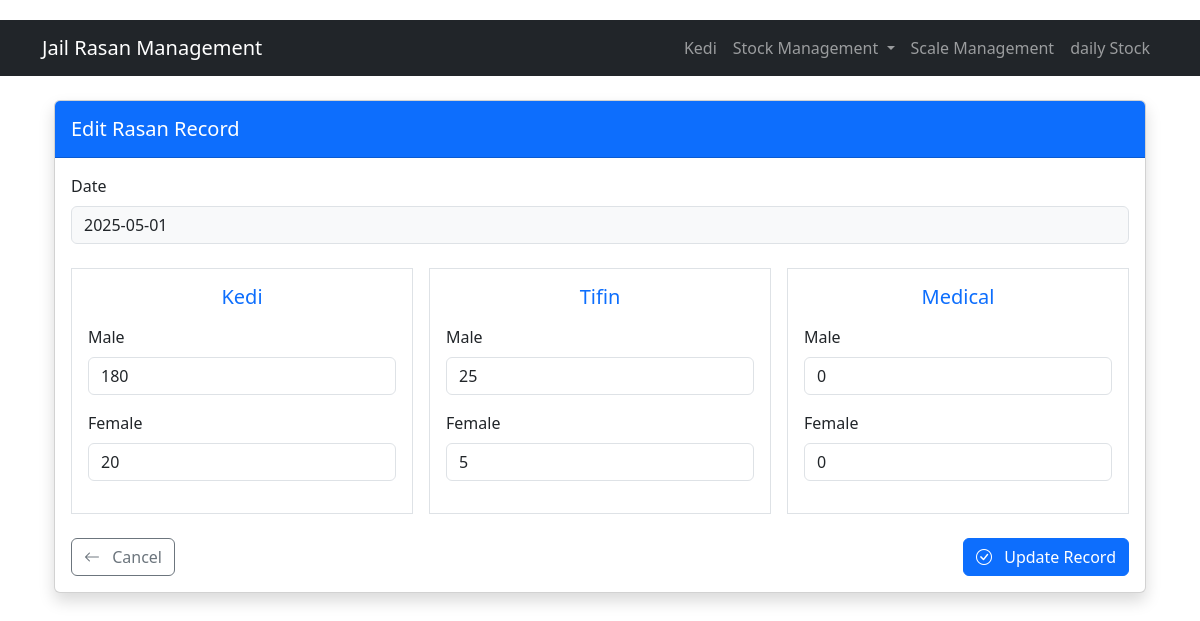
The page /kedi/edit/2 on the database as committed earlier.
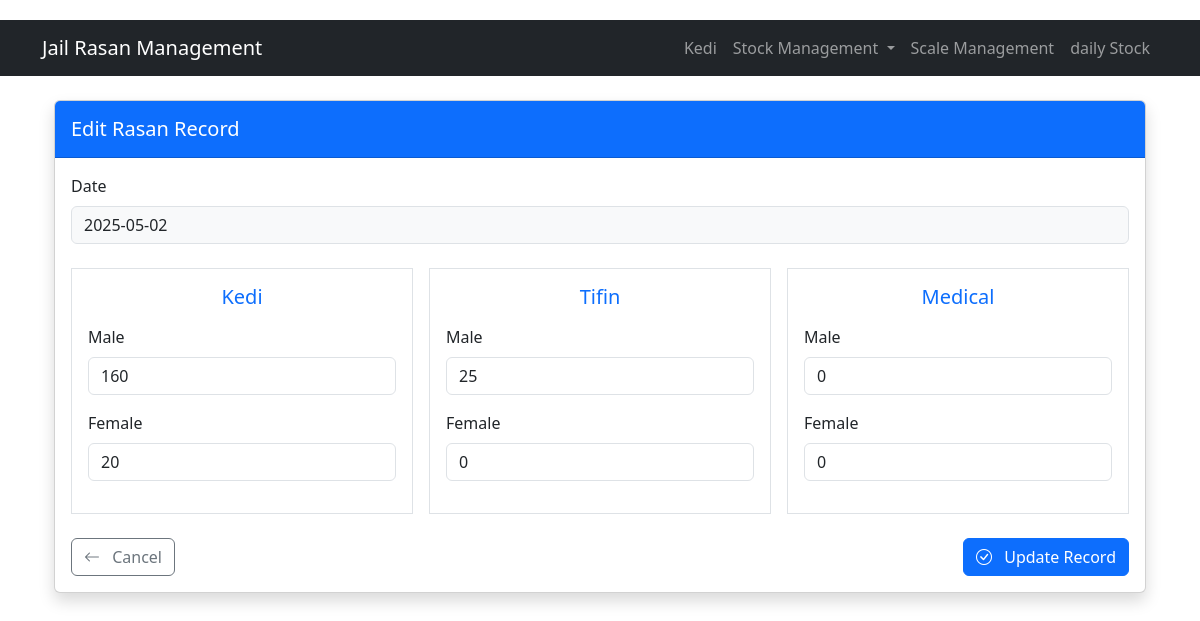
The same page on the database as committed later.
### models.py (models this page shows, shortened)
class RasanRecord(db.Model):
    id = db.Column(db.Integer, primary_key=True)
    date = db.Column(db.Date, nullable=False, unique=True)
    kedi_m = db.Column(db.Integer, nullable=False, default=0)
    kedi_f = db.Column(db.Integer, nullable=False, default=0)
    tifin_m = db.Column(db.Integer, nullable=False, default=0)
    tifin_f = db.Column(db.Integer, nullable=False, default=0)
    medical_m = db.Column(db.Integer, nullable=False, default=0)
    medical_f = db.Column(db.Integer, nullable=False, default=0)

### app.py (the view, shortened to what this page needs)
@app.route('/kedi/edit/<int:id>', methods=['GET', 'POST'])
def edit_kedi(id):
    record = RasanRecord.query.get_or_404(id)
    return render_template('kedi/edit.html', record=record)

### templates/kedi/edit.html (shortened to what this page needs)
{% extends "base.html" %}
{% block content %}
<div class="container mt-4">
    <div class="card shadow">
        <div class="card-header bg-primary text-white py-3">
            <h2 class="h5 mb-0">Edit Rasan Record</h2>
        </div>
        <div class="card-body">
            <form method="POST" class="needs-validation" novalidate>
                <div class="mb-4">
                    <label class="form-label">Date</label>
                    <input type="text" class="form-control bg-light" value="{{ record.date.strftime('%Y-%m-%d') }}" readonly>
                </div>
                <div class="row g-3 mb-4">
                    <div class="col-md-4">
                        <div class="border p-3 h-100">
                            <h5 class="text-center mb-3 text-primary">Kedi</h5>
                            <div class="mb-3">
                                <label for="kedi_m" class="form-label">Male</label>
                                <input type="number" class="form-control" id="kedi_m" name="kedi_m"
                                       value="{{ record.kedi_m }}" min="0" required>
                            </div>
                            <div class="mb-3">
                                <label for="kedi_f" class="form-label">Female</label>
                                <input type="number" class="form-control" id="kedi_f" name="kedi_f"
                                       value="{{ record.kedi_f }}" min="0" required>
                            </div>
                        </div>
                    </div>
                    <div class="col-md-4">
                        <div class="border p-3 h-100">
                            <h5 class="text-center mb-3 text-primary">Tifin</h5>
                            <div class="mb-3">
                                <label for="tifin_m" class="form-label">Male</label>
                                <input type="number" class="form-control" id="tifin_m" name="tifin_m"
                                       value="{{ record.tifin_m }}" min="0" required>
                            </div>
                            <div class="mb-3">
                                <label for="tifin_f" class="form-label">Female</label>
                                <input type="number" class="form-control" id="tifin_f" name="tifin_f"
                                       value="{{ record.tifin_f }}" min="0" required>
                            </div>
                        </div>
                    </div>
                    <div class="col-md-4">
                        <div class="border p-3 h-100">
                            <h5 class="text-center mb-3 text-primary">Medical</h5>
                            <div class="mb-3">
                                <label for="medical_m" class="form-label">Male</label>
                                <input type="number" class="form-control" id="medical_m" name="medical_m"
                                       value="{{ record.medical_m }}" min="0" required>
                            </div>
                            <div class="mb-3">
                                <label for="medical_f" class="form-label">Female</label>
                                <input type="number" class="form-control" id="medical_f" name="medical_f"
                                       value="{{ record.medical_f }}" min="0" required>
                            </div>
                        </div>
                    </div>
                </div>
                <div class="d-flex justify-content-between mt-4">
                    <a href="{{ url_for('index') }}" class="btn btn-outline-secondary">
                        <i class="bi bi-arrow-left me-2"></i> Cancel
                    </a>
                    <button type="submit" class="btn btn-primary">
                        <i class="bi bi-check-circle me-2"></i> Update Record
                    </button>
                </div>
            </form>
        </div>
    </div>
</div>
{% endblock %}

Rows that differ between the two databases and show on the page:
changed RasanRecord: date "2025-05-01" → "2025-05-02"; kedi_m "180" → "160"; tifin_f "5" → "0"
